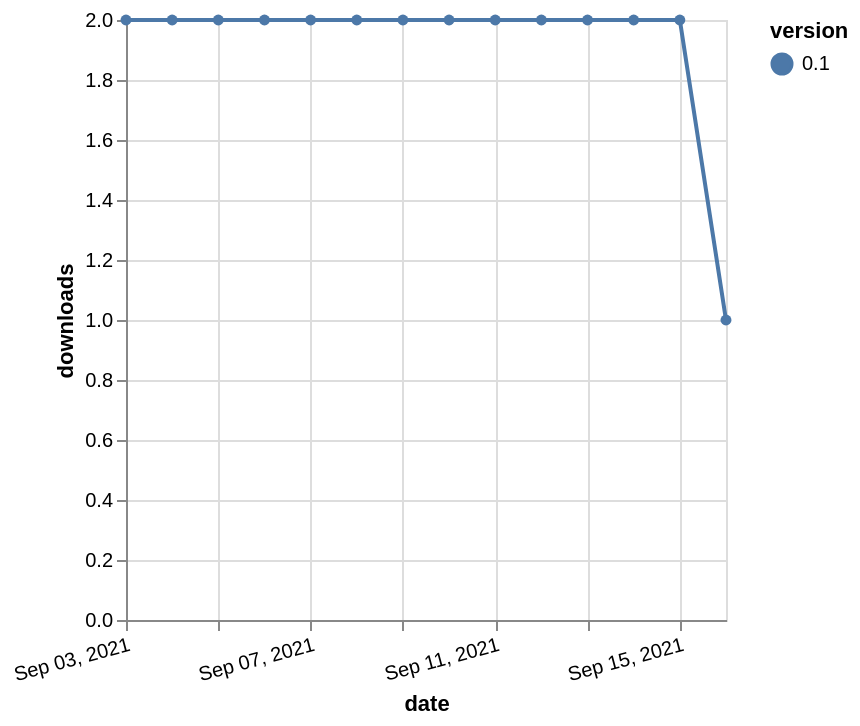

The specification (Vega-Lite) saved for this image:
### Vega-Lite specification from a JSON file in a GitHub repository (floating-point values rounded to 4 significant figures)
{"$schema": "https://vega.github.io/schema/vega-lite/v5.json", "description": "A simple bar chart with embedded data.", "data": {"values": [{"date": "2021-09-03", "total": 2553, "delta": 2, "version": "0.1"}, {"date": "2021-09-04", "total": 2555, "delta": 2, "version": "0.1"}, {"date": "2021-09-05", "total": 2557, "delta": 2, "version": "0.1"}, {"date": "2021-09-06", "total": 2559, "delta": 2, "version": "0.1"}, {"date": "2021-09-07", "total": 2561, "delta": 2, "version": "0.1"}, {"date": "2021-09-08", "total": 2563, "delta": 2, "version": "0.1"}, {"date": "2021-09-09", "total": 2565, "delta": 2, "version": "0.1"}, {"date": "2021-09-10", "total": 2567, "delta": 2, "version": "0.1"}, {"date": "2021-09-11", "total": 2569, "delta": 2, "version": "0.1"}, {"date": "2021-09-12", "total": 2571, "delta": 2, "version": "0.1"}, {"date": "2021-09-13", "total": 2573, "delta": 2, "version": "0.1"}, {"date": "2021-09-14", "total": 2575, "delta": 2, "version": "0.1"}, {"date": "2021-09-15", "total": 2577, "delta": 2, "version": "0.1"}, {"date": "2021-09-16", "total": 2578, "delta": 1, "version": "0.1"}]}, "width": "container", "mark": {"type": "line", "point": {"filled": true}}, "encoding": {"x": {"field": "date", "type": "temporal", "timeUnit": "yearmonthdate", "title": "date", "axis": {"labelAngle": -15}}, "y": {"field": "delta", "type": "quantitative", "title": "downloads"}, "color": {"field": "version", "type": "nominal"}, "tooltip": {"field": "delta"}}}
